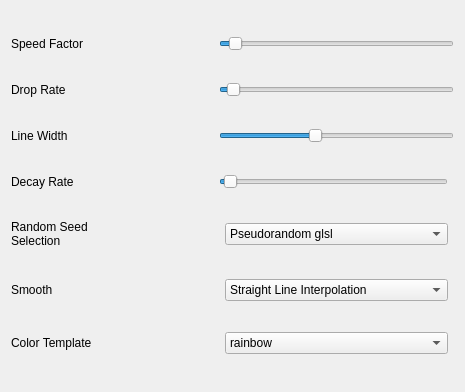
<?xml version="1.0" encoding="UTF-8"?>
<ui version="4.0">
 <class>StreamLineMainWindow</class>
 <widget class="QWidget" name="StreamLineMainWindow">
  <property name="geometry">
   <rect>
    <x>0</x>
    <y>0</y>
    <width>465</width>
    <height>392</height>
   </rect>
  </property>
  <property name="windowTitle">
   <string>streamline</string>
  </property>
  <layout class="QGridLayout" name="gridLayout" columnstretch="1,0,0,0">
   <item row="2" column="1" colspan="3">
    <widget class="QSlider" name="horizontalSlider_LineWidth">
     <property name="sliderPosition">
      <number>40</number>
     </property>
     <property name="orientation">
      <enum>Qt::Horizontal</enum>
     </property>
    </widget>
   </item>
   <item row="4" column="2">
    <widget class="QComboBox" name="comboBox_RandomSeedSelection">
     <item>
      <property name="text">
       <string>Pseudorandom glsl</string>
      </property>
     </item>
     <item>
      <property name="text">
       <string>Based on Area Density </string>
      </property>
     </item>
     <item>
      <property name="text">
       <string>Based on Area  Information Entropy</string>
      </property>
     </item>
    </widget>
   </item>
   <item row="0" column="0">
    <widget class="QLabel" name="label">
     <property name="text">
      <string>Speed Factor</string>
     </property>
    </widget>
   </item>
   <item row="1" column="1" colspan="3">
    <widget class="QSlider" name="horizontalSlider_DropRate">
     <property name="sliderPosition">
      <number>3</number>
     </property>
     <property name="orientation">
      <enum>Qt::Horizontal</enum>
     </property>
    </widget>
   </item>
   <item row="5" column="2">
    <widget class="QComboBox" name="comboBox_Smooth">
     <item>
      <property name="text">
       <string>Straight Line Interpolation</string>
      </property>
     </item>
     <item>
      <property name="text">
       <string>Quadratic Bezier</string>
      </property>
     </item>
     <item>
      <property name="text">
       <string>Circule Arc Spline</string>
      </property>
     </item>
    </widget>
   </item>
   <item row="1" column="0">
    <widget class="QLabel" name="label_2">
     <property name="text">
      <string>Drop Rate</string>
     </property>
    </widget>
   </item>
   <item row="3" column="1" colspan="2">
    <widget class="QSlider" name="horizontalSlider_DecayRate">
     <property name="sliderPosition">
      <number>2</number>
     </property>
     <property name="orientation">
      <enum>Qt::Horizontal</enum>
     </property>
    </widget>
   </item>
   <item row="2" column="0">
    <widget class="QLabel" name="label_6">
     <property name="text">
      <string>Line Width</string>
     </property>
    </widget>
   </item>
   <item row="5" column="0">
    <widget class="QLabel" name="label_4">
     <property name="text">
      <string>Smooth</string>
     </property>
    </widget>
   </item>
   <item row="6" column="2">
    <widget class="QComboBox" name="comboBox_ColorTemplate">
     <item>
      <property name="text">
       <string>rainbow</string>
      </property>
      <property name="icon">
       <iconset>
        <normaloff>../../pcd/shaders/彩色.png</normaloff>../../pcd/shaders/彩色.png</iconset>
      </property>
     </item>
     <item>
      <property name="text">
       <string>Template1</string>
      </property>
      <property name="icon">
       <iconset>
        <normaloff>../../pcd/shaders/t1.png</normaloff>../../pcd/shaders/t1.png</iconset>
      </property>
     </item>
     <item>
      <property name="text">
       <string>Template2</string>
      </property>
     </item>
     <item>
      <property name="text">
       <string>Template3</string>
      </property>
     </item>
     <item>
      <property name="text">
       <string>Template4</string>
      </property>
     </item>
    </widget>
   </item>
   <item row="3" column="0">
    <widget class="QLabel" name="label_7">
     <property name="text">
      <string>Decay Rate</string>
     </property>
    </widget>
   </item>
   <item row="4" column="0">
    <widget class="QLabel" name="label_3">
     <property name="text">
      <string>Random Seed
Selection</string>
     </property>
     <property name="wordWrap">
      <bool>true</bool>
     </property>
    </widget>
   </item>
   <item row="0" column="1" colspan="3">
    <widget class="QSlider" name="horizontalSlider_SpeedFactor">
     <property name="maximum">
      <number>100</number>
     </property>
     <property name="sliderPosition">
      <number>4</number>
     </property>
     <property name="orientation">
      <enum>Qt::Horizontal</enum>
     </property>
    </widget>
   </item>
   <item row="6" column="0" colspan="2">
    <widget class="QLabel" name="label_5">
     <property name="text">
      <string>Color Template</string>
     </property>
    </widget>
   </item>
  </layout>
 </widget>
 <resources/>
 <connections/>
</ui>
